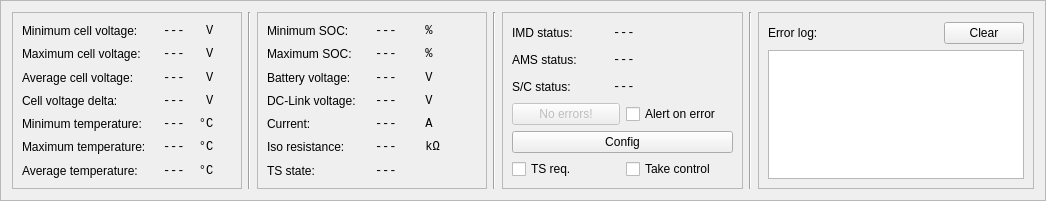
         <widget class="QFrame" name="infoFrame">
          <property name="maximumSize">
           <size>
            <width>16777215</width>
            <height>201</height>
           </size>
          </property>
          <property name="frameShape">
           <enum>QFrame::StyledPanel</enum>
          </property>
          <property name="frameShadow">
           <enum>QFrame::Raised</enum>
          </property>
          <layout class="QGridLayout" name="gridLayout">
           <item row="0" column="0">
            <layout class="QHBoxLayout" name="horizontalLayout_21">
             <item>
              <widget class="QFrame" name="frame_2">
               <property name="minimumSize">
                <size>
                 <width>230</width>
                 <height>177</height>
                </size>
               </property>
               <property name="maximumSize">
                <size>
                 <width>230</width>
                 <height>177</height>
                </size>
               </property>
               <property name="frameShape">
                <enum>QFrame::StyledPanel</enum>
               </property>
               <property name="frameShadow">
                <enum>QFrame::Raised</enum>
               </property>
               <layout class="QVBoxLayout" name="verticalLayout_2">
                <item>
                 <layout class="QHBoxLayout" name="horizontalLayout_7">
                  <item>
                   <widget class="QLabel" name="label_11">
                    <property name="minimumSize">
                     <size>
                      <width>135</width>
                      <height>0</height>
                     </size>
                    </property>
                    <property name="text">
                     <string>Minimum cell voltage:</string>
                    </property>
                    <property name="alignment">
                     <set>Qt::AlignLeading|Qt::AlignLeft|Qt::AlignVCenter</set>
                    </property>
                   </widget>
                  </item>
                  <item>
                   <widget class="QLabel" name="minCellVolt">
                    <property name="minimumSize">
                     <size>
                      <width>65</width>
                      <height>0</height>
                     </size>
                    </property>
                    <property name="font">
                     <font>
                      <family>Monospace</family>
                     </font>
                    </property>
                    <property name="text">
                     <string>---   V</string>
                    </property>
                   </widget>
                  </item>
                 </layout>
                </item>
                <item>
                 <layout class="QHBoxLayout" name="horizontalLayout_8">
                  <item>
                   <widget class="QLabel" name="label_12">
                    <property name="minimumSize">
                     <size>
                      <width>135</width>
                      <height>0</height>
                     </size>
                    </property>
                    <property name="text">
                     <string>Maximum cell voltage:</string>
                    </property>
                    <property name="alignment">
                     <set>Qt::AlignLeading|Qt::AlignLeft|Qt::AlignVCenter</set>
                    </property>
                   </widget>
                  </item>
                  <item>
                   <widget class="QLabel" name="maxCellVolt">
                    <property name="minimumSize">
                     <size>
                      <width>65</width>
                      <height>0</height>
                     </size>
                    </property>
                    <property name="font">
                     <font>
                      <family>Monospace</family>
                     </font>
                    </property>
                    <property name="text">
                     <string>---   V</string>
                    </property>
                   </widget>
                  </item>
                 </layout>
                </item>
                <item>
                 <layout class="QHBoxLayout" name="horizontalLayout_9">
                  <item>
                   <widget class="QLabel" name="label_13">
                    <property name="minimumSize">
                     <size>
                      <width>135</width>
                      <height>0</height>
                     </size>
                    </property>
                    <property name="text">
                     <string>Average cell voltage:</string>
                    </property>
                    <property name="alignment">
                     <set>Qt::AlignLeading|Qt::AlignLeft|Qt::AlignVCenter</set>
                    </property>
                   </widget>
                  </item>
                  <item>
                   <widget class="QLabel" name="avgCellVolt">
                    <property name="minimumSize">
                     <size>
                      <width>65</width>
                      <height>0</height>
                     </size>
                    </property>
                    <property name="font">
                     <font>
                      <family>Monospace</family>
                     </font>
                    </property>
                    <property name="text">
                     <string>---   V</string>
                    </property>
                   </widget>
                  </item>
                 </layout>
                </item>
                <item>
                 <layout class="QHBoxLayout" name="horizontalLayout_10">
                  <item>
                   <widget class="QLabel" name="label_16">
                    <property name="minimumSize">
                     <size>
                      <width>135</width>
                      <height>0</height>
                     </size>
                    </property>
                    <property name="text">
                     <string>Cell voltage delta:</string>
                    </property>
                   </widget>
                  </item>
                  <item>
                   <widget class="QLabel" name="deltaCellVolt">
                    <property name="minimumSize">
                     <size>
                      <width>65</width>
                      <height>0</height>
                     </size>
                    </property>
                    <property name="font">
                     <font>
                      <family>Monospace</family>
                     </font>
                    </property>
                    <property name="text">
                     <string>---   V</string>
                    </property>
                   </widget>
                  </item>
                 </layout>
                </item>
                <item>
                 <layout class="QHBoxLayout" name="horizontalLayout_13">
                  <item>
                   <widget class="QLabel" name="label_31">
                    <property name="minimumSize">
                     <size>
                      <width>135</width>
                      <height>0</height>
                     </size>
                    </property>
                    <property name="text">
                     <string>Minimum temperature:</string>
                    </property>
                   </widget>
                  </item>
                  <item>
                   <widget class="QLabel" name="minTemp">
                    <property name="minimumSize">
                     <size>
                      <width>65</width>
                      <height>0</height>
                     </size>
                    </property>
                    <property name="font">
                     <font>
                      <family>Monospace</family>
                     </font>
                    </property>
                    <property name="text">
                     <string>---  °C</string>
                    </property>
                   </widget>
                  </item>
                 </layout>
                </item>
                <item>
                 <layout class="QHBoxLayout" name="horizontalLayout_14">
                  <item>
                   <widget class="QLabel" name="label_32">
                    <property name="minimumSize">
                     <size>
                      <width>135</width>
                      <height>0</height>
                     </size>
                    </property>
                    <property name="text">
                     <string>Maximum temperature:</string>
                    </property>
                   </widget>
                  </item>
                  <item>
                   <widget class="QLabel" name="maxTemp">
                    <property name="minimumSize">
                     <size>
                      <width>65</width>
                      <height>0</height>
                     </size>
                    </property>
                    <property name="font">
                     <font>
                      <family>Monospace</family>
                     </font>
                    </property>
                    <property name="text">
                     <string>---  °C</string>
                    </property>
                   </widget>
                  </item>
                 </layout>
                </item>
                <item>
                 <layout class="QHBoxLayout" name="horizontalLayout_15">
                  <item>
                   <widget class="QLabel" name="label_33">
                    <property name="minimumSize">
                     <size>
                      <width>135</width>
                      <height>0</height>
                     </size>
                    </property>
                    <property name="text">
                     <string>Average temperature:</string>
                    </property>
                   </widget>
                  </item>
                  <item>
                   <widget class="QLabel" name="avgTemp">
                    <property name="minimumSize">
                     <size>
                      <width>65</width>
                      <height>0</height>
                     </size>
                    </property>
                    <property name="font">
                     <font>
                      <family>Monospace</family>
                     </font>
                    </property>
                    <property name="text">
                     <string>---  °C</string>
                    </property>
                   </widget>
                  </item>
                 </layout>
                </item>
               </layout>
              </widget>
             </item>
             <item>
              <widget class="Line" name="line_3">
               <property name="orientation">
                <enum>Qt::Vertical</enum>
               </property>
              </widget>
             </item>
             <item>
              <widget class="QFrame" name="frame_3">
               <property name="minimumSize">
                <size>
                 <width>230</width>
                 <height>177</height>
                </size>
               </property>
               <property name="maximumSize">
                <size>
                 <width>230</width>
                 <height>177</height>
                </size>
               </property>
               <property name="frameShape">
                <enum>QFrame::StyledPanel</enum>
               </property>
               <property name="frameShadow">
                <enum>QFrame::Raised</enum>
               </property>
               <layout class="QVBoxLayout" name="verticalLayout_3">
                <item>
                 <layout class="QHBoxLayout" name="horizontalLayout_11">
                  <item>
                   <widget class="QLabel" name="label_14">
                    <property name="minimumSize">
                     <size>
                      <width>95</width>
                      <height>0</height>
                     </size>
                    </property>
                    <property name="text">
                     <string>Minimum SOC:</string>
                    </property>
                   </widget>
                  </item>
                  <item>
                   <widget class="QLabel" name="minSoc">
                    <property name="minimumSize">
                     <size>
                      <width>100</width>
                      <height>0</height>
                     </size>
                    </property>
                    <property name="font">
                     <font>
                      <family>Monospace</family>
                     </font>
                    </property>
                    <property name="text">
                     <string>---    %</string>
                    </property>
                   </widget>
                  </item>
                 </layout>
                </item>
                <item>
                 <layout class="QHBoxLayout" name="horizontalLayout_12">
                  <item>
                   <widget class="QLabel" name="label_15">
                    <property name="minimumSize">
                     <size>
                      <width>95</width>
                      <height>0</height>
                     </size>
                    </property>
                    <property name="text">
                     <string>Maximum SOC:</string>
                    </property>
                   </widget>
                  </item>
                  <item>
                   <widget class="QLabel" name="maxSoc">
                    <property name="minimumSize">
                     <size>
                      <width>100</width>
                      <height>0</height>
                     </size>
                    </property>
                    <property name="font">
                     <font>
                      <family>Monospace</family>
                     </font>
                    </property>
                    <property name="text">
                     <string>---    %</string>
                    </property>
                   </widget>
                  </item>
                 </layout>
                </item>
                <item>
                 <layout class="QHBoxLayout" name="horizontalLayout_16">
                  <item>
                   <widget class="QLabel" name="label_23">
                    <property name="minimumSize">
                     <size>
                      <width>100</width>
                      <height>0</height>
                     </size>
                    </property>
                    <property name="text">
                     <string>Battery voltage:</string>
                    </property>
                   </widget>
                  </item>
                  <item>
                   <widget class="QLabel" name="batteryVoltage">
                    <property name="minimumSize">
                     <size>
                      <width>100</width>
                      <height>0</height>
                     </size>
                    </property>
                    <property name="font">
                     <font>
                      <family>Monospace</family>
                     </font>
                    </property>
                    <property name="text">
                     <string>---    V</string>
                    </property>
                   </widget>
                  </item>
                 </layout>
                </item>
                <item>
                 <layout class="QHBoxLayout" name="horizontalLayout_17">
                  <item>
                   <widget class="QLabel" name="label_24">
                    <property name="minimumSize">
                     <size>
                      <width>100</width>
                      <height>0</height>
                     </size>
                    </property>
                    <property name="text">
                     <string>DC-Link voltage:</string>
                    </property>
                   </widget>
                  </item>
                  <item>
                   <widget class="QLabel" name="dcLinkVoltage">
                    <property name="minimumSize">
                     <size>
                      <width>100</width>
                      <height>0</height>
                     </size>
                    </property>
                    <property name="font">
                     <font>
                      <family>Monospace</family>
                     </font>
                    </property>
                    <property name="text">
                     <string>---    V</string>
                    </property>
                   </widget>
                  </item>
                 </layout>
                </item>
                <item>
                 <layout class="QHBoxLayout" name="horizontalLayout_18">
                  <item>
                   <widget class="QLabel" name="label_25">
                    <property name="minimumSize">
                     <size>
                      <width>100</width>
                      <height>0</height>
                     </size>
                    </property>
                    <property name="text">
                     <string>Current:</string>
                    </property>
                   </widget>
                  </item>
                  <item>
                   <widget class="QLabel" name="current">
                    <property name="minimumSize">
                     <size>
                      <width>100</width>
                      <height>0</height>
                     </size>
                    </property>
                    <property name="font">
                     <font>
                      <family>Monospace</family>
                     </font>
                    </property>
                    <property name="text">
                     <string>---    A</string>
                    </property>
                   </widget>
                  </item>
                 </layout>
                </item>
                <item>
                 <layout class="QHBoxLayout" name="horizontalLayout_19">
                  <item>
                   <widget class="QLabel" name="label_26">
                    <property name="minimumSize">
                     <size>
                      <width>100</width>
                      <height>0</height>
                     </size>
                    </property>
                    <property name="text">
                     <string>Iso resistance:</string>
                    </property>
                   </widget>
                  </item>
                  <item>
                   <widget class="QLabel" name="isoRes">
                    <property name="minimumSize">
                     <size>
                      <width>100</width>
                      <height>0</height>
                     </size>
                    </property>
                    <property name="font">
                     <font>
                      <family>Monospace</family>
                     </font>
                    </property>
                    <property name="text">
                     <string>---    kΩ</string>
                    </property>
                   </widget>
                  </item>
                 </layout>
                </item>
                <item>
                 <layout class="QHBoxLayout" name="horizontalLayout_20">
                  <item>
                   <widget class="QLabel" name="label_37">
                    <property name="minimumSize">
                     <size>
                      <width>100</width>
                      <height>0</height>
                     </size>
                    </property>
                    <property name="text">
                     <string>TS state:</string>
                    </property>
                   </widget>
                  </item>
                  <item>
                   <widget class="QLabel" name="tsState">
                    <property name="minimumSize">
                     <size>
                      <width>100</width>
                      <height>0</height>
                     </size>
                    </property>
                    <property name="font">
                     <font>
                      <family>Monospace</family>
                     </font>
                    </property>
                    <property name="text">
                     <string>---</string>
                    </property>
                   </widget>
                  </item>
                 </layout>
                </item>
               </layout>
              </widget>
             </item>
             <item>
              <widget class="Line" name="line_4">
               <property name="orientation">
                <enum>Qt::Vertical</enum>
               </property>
              </widget>
             </item>
             <item>
              <widget class="QFrame" name="frame_4">
               <property name="minimumSize">
                <size>
                 <width>230</width>
                 <height>177</height>
                </size>
               </property>
               <property name="maximumSize">
                <size>
                 <width>330</width>
                 <height>177</height>
                </size>
               </property>
               <property name="frameShape">
                <enum>QFrame::StyledPanel</enum>
               </property>
               <property name="frameShadow">
                <enum>QFrame::Raised</enum>
               </property>
               <layout class="QGridLayout" name="gridLayout_7">
                <item row="0" column="0">
                 <layout class="QHBoxLayout" name="horizontalLayout_2">
                  <item>
                   <widget class="QLabel" name="label_39">
                    <property name="minimumSize">
                     <size>
                      <width>95</width>
                      <height>0</height>
                     </size>
                    </property>
                    <property name="text">
                     <string>IMD status:</string>
                    </property>
                   </widget>
                  </item>
                  <item>
                   <widget class="QLabel" name="imdStatus">
                    <property name="minimumSize">
                     <size>
                      <width>120</width>
                      <height>0</height>
                     </size>
                    </property>
                    <property name="font">
                     <font>
                      <family>Monospace</family>
                     </font>
                    </property>
                    <property name="text">
                     <string>---</string>
                    </property>
                   </widget>
                  </item>
                 </layout>
                </item>
                <item row="1" column="0">
                 <layout class="QHBoxLayout" name="horizontalLayout_4">
                  <item>
                   <widget class="QLabel" name="label_40">
                    <property name="minimumSize">
                     <size>
                      <width>95</width>
                      <height>0</height>
                     </size>
                    </property>
                    <property name="text">
                     <string>AMS status:</string>
                    </property>
                   </widget>
                  </item>
                  <item>
                   <widget class="QLabel" name="amsStatus">
                    <property name="minimumSize">
                     <size>
                      <width>120</width>
                      <height>0</height>
                     </size>
                    </property>
                    <property name="font">
                     <font>
                      <family>Monospace</family>
                     </font>
                    </property>
                    <property name="text">
                     <string>---</string>
                    </property>
                   </widget>
                  </item>
                 </layout>
                </item>
                <item row="2" column="0">
                 <layout class="QHBoxLayout" name="horizontalLayout_6">
                  <item>
                   <widget class="QLabel" name="label_41">
                    <property name="minimumSize">
                     <size>
                      <width>95</width>
                      <height>0</height>
                     </size>
                    </property>
                    <property name="text">
                     <string>S/C status:</string>
                    </property>
                   </widget>
                  </item>
                  <item>
                   <widget class="QLabel" name="scStatus">
                    <property name="minimumSize">
                     <size>
                      <width>120</width>
                      <height>0</height>
                     </size>
                    </property>
                    <property name="font">
                     <font>
                      <family>Monospace</family>
                     </font>
                    </property>
                    <property name="text">
                     <string>---</string>
                    </property>
                   </widget>
                  </item>
                 </layout>
                </item>
                <item row="3" column="0">
                 <layout class="QHBoxLayout" name="horizontalLayout_3">
                  <item>
                   <widget class="QPushButton" name="btnShowErrors">
                    <property name="enabled">
                     <bool>false</bool>
                    </property>
                    <property name="text">
                     <string>No errors!</string>
                    </property>
                   </widget>
                  </item>
                  <item>
                   <widget class="QCheckBox" name="cbAlertOnErr">
                    <property name="text">
                     <string>Alert on error</string>
                    </property>
                   </widget>
                  </item>
                 </layout>
                </item>
                <item row="4" column="0">
                 <widget class="QPushButton" name="btnConfig">
                  <property name="text">
                   <string>Config</string>
                  </property>
                 </widget>
                </item>
                <item row="5" column="0">
                 <layout class="QHBoxLayout" name="horizontalLayout_22">
                  <item>
                   <widget class="QCheckBox" name="reqTsActive">
                    <property name="text">
                     <string>TS req.</string>
                    </property>
                   </widget>
                  </item>
                  <item>
                   <widget class="QCheckBox" name="tsTakeControl">
                    <property name="text">
                     <string>Take control</string>
                    </property>
                   </widget>
                  </item>
                 </layout>
                </item>
               </layout>
              </widget>
             </item>
             <item>
              <widget class="Line" name="line">
               <property name="orientation">
                <enum>Qt::Vertical</enum>
               </property>
              </widget>
             </item>
             <item>
              <widget class="QFrame" name="frame_5">
               <property name="maximumSize">
                <size>
                 <width>16777215</width>
                 <height>177</height>
                </size>
               </property>
               <property name="frameShape">
                <enum>QFrame::StyledPanel</enum>
               </property>
               <property name="frameShadow">
                <enum>QFrame::Raised</enum>
               </property>
               <layout class="QGridLayout" name="gridLayout_3">
                <item row="1" column="0">
                 <widget class="QTextEdit" name="errorLog">
                  <property name="maximumSize">
                   <size>
                    <width>16777215</width>
                    <height>190</height>
                   </size>
                  </property>
                  <property name="readOnly">
                   <bool>true</bool>
                  </property>
                 </widget>
                </item>
                <item row="0" column="0">
                 <layout class="QHBoxLayout" name="horizontalLayout_23">
                  <item>
                   <widget class="QLabel" name="label_42">
                    <property name="minimumSize">
                     <size>
                      <width>95</width>
                      <height>0</height>
                     </size>
                    </property>
                    <property name="maximumSize">
                     <size>
                      <width>16777215</width>
                      <height>16</height>
                     </size>
                    </property>
                    <property name="text">
                     <string>Error log:</string>
                    </property>
                   </widget>
                  </item>
                  <item>
                   <spacer name="horizontalSpacer_2">
                    <property name="orientation">
                     <enum>Qt::Horizontal</enum>
                    </property>
                    <property name="sizeHint" stdset="0">
                     <size>
                      <width>40</width>
                      <height>20</height>
                     </size>
                    </property>
                   </spacer>
                  </item>
                  <item>
                   <widget class="QPushButton" name="clearErrorLog">
                    <property name="text">
                     <string>Clear</string>
                    </property>
                   </widget>
                  </item>
                 </layout>
                </item>
               </layout>
              </widget>
             </item>
            </layout>
           </item>
          </layout>
         </widget>
